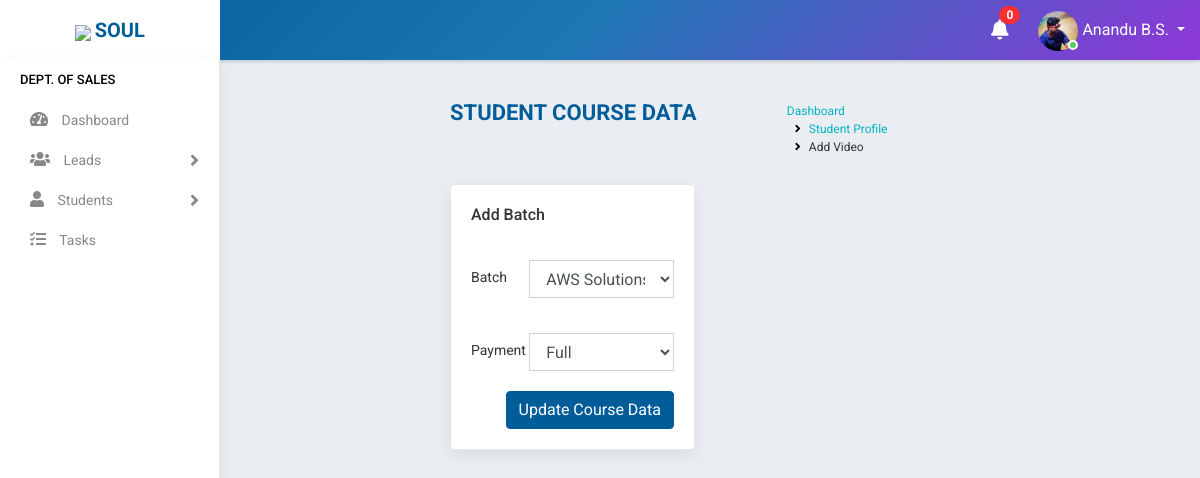
/scd/edit/8 (signed in), run on the app's committed database.
### accounts/models.py (models this page shows, shortened)
class Staff(models.Model):
    value= (
    ('1', 'Operations'),
    ('2', 'Sales'),
    ('3', 'Trainer'),
    ('4', 'Admin'),
    )
    state = (
    ('Andhra Pradesh','Andhra Pradesh'),
    ('Arunachal Pradesh','Arunachal Pradesh'),
    ('Assam','Assam'),
    ('Bihar','Bihar'),
    ('Chhattisgarh','Chattisgarh'),
    ('Goa','Goa'),
    ('Gujarat','Gujarat'),
    ('Haryana','Haryana'),
    ('Himachal Pradesh','Himachal Pradesh'),
    ('Jharkhand','Jharkhand'),
    ('Karnataka','Karnataka'),
    ('Kerala','Kerala'),
    ('Madhya Pradesh','Madhya Pradesh'),
    ('Maharashtra','Maharashtra'),
    ('Manipur','Manipur'),
    ('Meghalaya','Meghalaya'),
    ('Mizoram','Mizoram'),
    ('Nagaland','Nagaland'),
    ('Odisha','Odisha'),
    ('Rajasthan','Rajasthan'),
    ('Sikkim','Sikkim'),
    ('Tamil Nadu','Tamil Nadu'),
    ('Telangana','Telangana'),
    ('Tripura','Tripura'),
    ('Uttar Pradesh','Uttar Pradesh'),
    ('Uttarakhand','Uttarakhand'),
    ('West Bengal','West Bengal')
    )
    groups = (
        ('AB+', 'AB+'),
        ('AB-', 'AB-'),
        ('A+', 'A+'),
        ('A-', 'A-'),
        ('B+', 'B+'),
        ('B-', 'B-'),
        ('O+', 'O+'),
        ('O-', 'O-'),
        )
    user = models.OneToOneField(User,on_delete=models.CASCADE,null=True,blank=True)
    name = models.CharField(max_length=100,null=True, blank=True)
    empid = models.CharField(max_length=100,null=True, blank=True)
    mobile = models.CharField(max_length=10,null=True, blank=True)
    email = models.EmailField(max_length=200,null=True, blank=True)
    sex = models.CharField(max_length=10,null=True,choices=(('Male','Male'),('Female','Female')), blank=True)
    dob = models.DateField(null=True, blank=True)
    doj = models.DateField(null=True, blank=True)
    blood_group = models.CharField(max_length=100,null=True, blank=True,choices=groups)
    house = models.CharField(max_length=100,null=True, blank=True)
    street =models.CharField(max_length=100,null=True, blank=True)
    street2 =models.CharField(max_length=100,null=True, blank=True)
    city = models.CharField(max_length=100,null=True, blank=True)
    state = models.CharField(max_length=100,null=True,choices=state, blank=True)
    stype = models.CharField(max_length=100,null=True,choices=value, blank=True)
    status = models.CharField(max_length=20,choices=(('Active','Active'),('Inactive','Inactive')),default='Active')
    profile_pic = models.ImageField(null=True, blank=True,default="user-circle-solid.jpg")
    def __str__(self):
        return self.name

class StudentCourseData(models.Model):
    student = models.ForeignKey(Student, on_delete=models.CASCADE,related_name='student',null=True,blank=True)
    batch = models.ForeignKey(Batch, on_delete=models.CASCADE,related_name='batch',limit_choices_to=Q(status="Ongoing")|Q(status="Yet to start"),blank=True)
    payment = models.CharField(max_length=10,choices=(('Full','Full'),('Half','Half'),('Not Paid','Not Paid')),default='Not Paid',blank=True)
    optional = models.CharField(max_length=20,choices=(('1','Yes'),('0','No')),default="No",null=True)

### accounts/views.py (the view, shortened to what this page needs)
# urls.py: path('scd/edit/<id>', EditStudentCourseData.as_view(),name='edit_scd'),
class EditStudentCourseData(View):
    def get(self, request,id):
        user=request.user
        if user.is_authenticated:
            note = Notification.objects.filter(receiver=user).filter(status="Not Read").order_by('-datetime')
            no_count = note.count()
            try:
                s= Staff.objects.get(user=user)
                scd = StudentCourseData.objects.get(id=id)
                student = scd.student
                form = AddStudentCourseDataForm(instance=scd)
                return render(request,'accounts/edit_scd.html',{'s':s,'student':student,'no_count':no_count,'note':note,'form':form})
            except:
                return redirect('home')
        else:
            return redirect('logout')

### accounts/forms.py
class AddStudentCourseDataForm(ModelForm):
    class Meta:
        model = StudentCourseData
        fields = ['batch','payment']

### accounts/models.py (called while the page is built)
    def __str__(self):
        return self.name

    def __str__(self):
        st =" started on "
        at = " at "
        by = " by "
        return "%s %s %s %s %s %s %s" %(self.subject ,st, self.start_date ,at, self.timing,by,self.trainer)

### accounts/templates/accounts/edit_scd.html (shortened to what this page needs)
{% extends 'accounts/main.html' %}
    {% block content %}
<div class="main-wrapper">
    {% include 'accounts/navbar.html' %}
    {% if s.stype == "1" %}
    {% include 'accounts/sidebar_operations.html' %}
    {% elif s.stype == "2" %}
    {% include 'accounts/sidebar_sales.html' %}
    {% elif s.stype == "3" %}
    {% include 'accounts/sidebar_trainer.html' %}
    {% elif s.stype == "4" %}
    {% include 'accounts/sidebar_admin.html' %}
    {% endif %}
    <div class="page-wrapper">
        <div class="content container-fluid">
            <div class="page-header">
                <div class="row">
                    <div class="col-lg-7 col-md-12 col-sm-12 col-12">
                        <h5 class="text-uppercase">Student Course Data</h5>
                    </div>
                    <div class="col-lg-5 col-md-12 col-sm-12 col-12">
                        <ul class="list-inline breadcrumb float-right">
                        <li class="list-inline-item"><a href="{% url 'home' %}">Dashboard</a></li>
                        <li class="list-inline-item"><a href="{% url 'student_profile_view' student.id %}">Student Profile</a></li>
                        <li class="list-inline-item">Add Video</li>
                        </ul>
                    </div>
                </div>
            </div>
            <div class="row">
                <div class="col-md-6">
                <div class="card-box">
                    <h4 class="card-title">Add Batch</h4>
                    <br>
                    <form method="post" action>
                        <div class="form-group row">
                            <label class="col-md-3 col-form-label">Batch</label>
                            <div class="col-md-9">
                                {% load widget_tweaks %}
                                {% render_field form.batch class="form-control" %}
                            </div>
                        </div>
                        <div class="form-group row">
                            <label class="col-md-3 col-form-label">Payment</label>
                            <div class="col-md-9">
                                {% render_field form.payment class="form-control" %}
                            </div>
                        </div>
                        <div class="text-right">
                            <button type="submit" class="btn btn-primary">Update Course Data</button>
                        </div>
                    </form>
                </div>
            </div>
        </div>
    </div>
    {% endblock %}

### accounts/templates/accounts/navbar.html (shortened to what this page needs)
<div class="header">
    <div class="header-left">
        <a href="https://www.teqstories.com" class="logo">
            <img src="https://www.teqstories.com/assets/images/Blue.png" style="height: 40px;width:auto;">
            <span class="text-uppercase"><b>Soul</b></span>
        </a>
    </div>
    <div class="page-title-box float-left">
    </div>
    <ul class="nav user-menu float-right">
        {% include 'accounts/mini/notify.html' %}
        <li class="nav-item dropdown has-arrow">
            <a href="#" class="dropdown-toggle nav-link user-link" data-toggle="dropdown">
                <span class="user-img">
                    {% if request.user.staff.profile_pic %}
                    <img class="rounded-circle" src="{{request.user.staff.profile_pic.url}}" width="40" height="40" alt="Admin">
                    {% endif %}
                    <span class="status online"></span></span>
                <span>{{request.user.staff.name|title}}</span>
            </a>
        </li>
    </ul>
</div>

### data on the page
StudentCourseData: batch "AWS Solutions Architect Certification Training started on 2021-09-22 at 9am to 10am by Vishal", payment "Full"

### other printed values
{{ no_count }} "0"
{{ request.user.staff.name|title }} "Anandu B.S."
